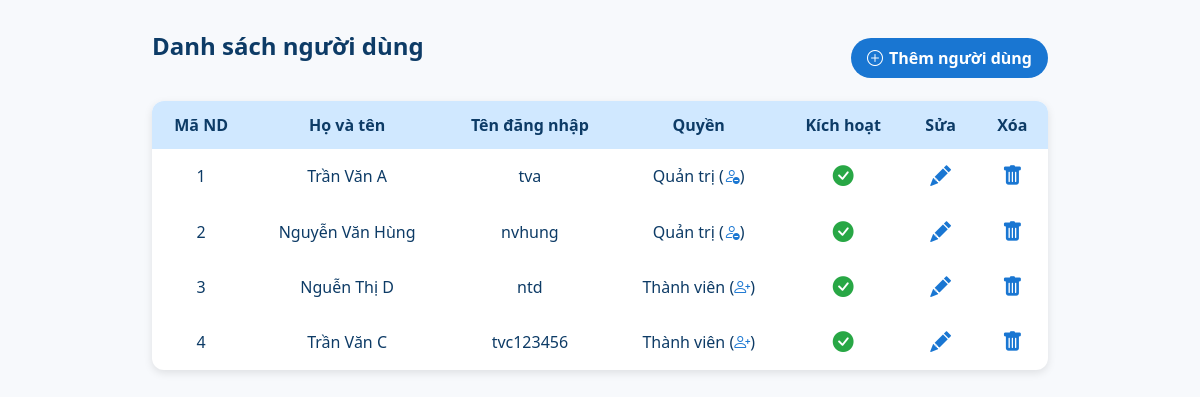
Screenshot of /admin/pages/dsnguoidung.php with the database file from the repository.
### tables this page shows
CREATE TABLE IF NOT EXISTS `tbl_nguoidung` (
    `MaNguoiDung` int(10) NOT NULL AUTO_INCREMENT,
    `TenNguoiDung` varchar(50) NOT NULL,
    `TenDangNhap` varchar(50) NOT NULL,
    `MatKhau` varchar(100) NOT NULL,
    `QuyenHan` tinyint(1) NOT NULL,
    `Khoa` tinyint(1) NOT NULL,
    PRIMARY KEY (`MaNguoiDung`)
  );

### admin/pages/dsnguoidung.php (the view, shortened to what this page needs)
<?php
include("../includes/connect.php");
$sql = "SELECT * FROM `tbl_nguoidung` WHERE 1";
$danhsach = $connect->query($sql);
?>
<!DOCTYPE html>
<html lang="vi">
<head>
	<link href="https://cdn.jsdelivr.net/npm/bootstrap@5.3.3/dist/css/bootstrap.min.css" rel="stylesheet" />
	<link href="https://cdn.jsdelivr.net/npm/bootstrap-icons@1.10.5/font/bootstrap-icons.css" rel="stylesheet" />
</head>
<body>
	<div class="container">
		<div class="d-flex justify-content-between align-items-center mb-3 flex-wrap">
			<h4>Danh sách người dùng</h4>
			<a href="themnguoidung.php" class="btn-add">
				<i class="bi bi-plus-circle"></i> Thêm người dùng
			</a>
		</div>
		<table>
			<thead>
				<tr>
					<th>Mã ND</th>
					<th>Họ và tên</th>
					<th>Tên đăng nhập</th>
					<th>Quyền</th>
					<th>Kích hoạt</th>
					<th>Sửa</th>
					<th>Xóa</th>
				</tr>
			</thead>
			<tbody>
				<?php
				if ($danhsach->num_rows > 0) {
					while ($dong = $danhsach->fetch_assoc()) {
						echo "<tr>";
						echo "<td>" . htmlspecialchars($dong["MaNguoiDung"]) . "</td>";
						echo "<td>" . htmlspecialchars($dong["TenNguoiDung"]) . "</td>";
						echo "<td>" . htmlspecialchars($dong["TenDangNhap"]) . "</td>";
						echo "<td>";
						if ($dong["QuyenHan"] == 1)
							echo "Quản trị (<a href='nguoidung_kichhoat.php?id=" . urlencode($dong["MaNguoiDung"]) . "&quyen=2' class='quyen-link' title='Hạ quyền'><i class='bi bi-person-dash'></i></a>)";
						else
							echo "Thành viên (<a href='nguoidung_kichhoat.php?id=" . urlencode($dong["MaNguoiDung"]) . "&quyen=1' class='quyen-link' title='Nâng quyền'><i class='bi bi-person-plus'></i></a>)";
						echo "</td>";
						echo "<td>";
						if ($dong["Khoa"] == 0)
							echo "<a href='nguoidung_kichhoat.php?id=" . urlencode($dong["MaNguoiDung"]) . "&khoa=1' title='Kích hoạt'><i class='bi bi-check-circle-fill status-icon active'></i></a>";
						else
							echo "<a href='nguoidung_kichhoat.php?id=" . urlencode($dong["MaNguoiDung"]) . "&khoa=0' title='Khóa'><i class='bi bi-x-circle-fill status-icon inactive'></i></a>";
						echo "</td>";
						echo "<td><a href='suanguoidung.php?id=" . urlencode($dong["MaNguoiDung"]) . "' title='Sửa người dùng'><i class='bi bi-pencil-fill action-icon'></i></a></td>";
						echo "<td><a href='xoanguoidung.php?id=" . urlencode($dong["MaNguoiDung"]) . "' onclick='return confirm(\"Bạn có muốn xóa người dùng " . addslashes($dong['TenNguoiDung']) . " không?\")' title='Xóa người dùng'><i class='bi bi-trash-fill action-icon'></i></a></td>";
						echo "</tr>";
					}
				} else {
					echo "<tr><td colspan='7' class='text-center text-muted'>Không có người dùng nào.</td></tr>";
				}
				?>
			</tbody>
		</table>
	</div>
</body>
</html>

### admin/pages/dsnguoidung.php (style rules this page uses)
body { background-color: #f7f9fc; color: #0d3b66; font-family: 'Segoe UI', Tahoma, Geneva, Verdana, sans-serif; margin: 0; padding: 0; }
.container { padding: 2rem; max-width: 960px; }
h4 { font-weight: 700; color: #0d3b66; margin-bottom: 1.5rem; }
table { width: 100%; background-color: #fff; border-radius: 12px; box-shadow: 0 3px 8px rgb(0 0 0 / 0.1); border-collapse: separate; border-spacing: 0; overflow: hidden; }
thead tr { background-color: #d0e8ff; color: #0d3b66; font-weight: 600; }
thead th { padding: 12px 16px; text-align: center; }
tbody td { padding: 12px 16px; text-align: center; vertical-align: middle; color: #0d3b66; }
.btn-add { background-color: #1976d2; color: white; font-weight: 600; border-radius: 30px; padding: 8px 16px; display: inline-flex; align-items: center; gap: 6px; text-decoration: none; transition: background-color 0.3s ease; }
.quyen-link { color: #1976d2; font-weight: 600; transition: color 0.3s ease; text-decoration: none; }
.status-icon { font-size: 1.3rem; vertical-align: middle; }
.status-icon.active { color: #28a745; }
.action-icon { font-size: 1.3rem; color: #1976d2; transition: color 0.3s ease; }

### rows the page displays
tbl_nguoidung: MaNguoiDung "1", TenNguoiDung "Trần Văn A", TenDangNhap "tva"
tbl_nguoidung: MaNguoiDung "2", TenNguoiDung "Nguyễn Văn Hùng", TenDangNhap "nvhung"
tbl_nguoidung: MaNguoiDung "3", TenNguoiDung "Nguễn Thị D", TenDangNhap "ntd"
tbl_nguoidung: MaNguoiDung "4", TenNguoiDung "Trần Văn C", TenDangNhap "tvc123456"
